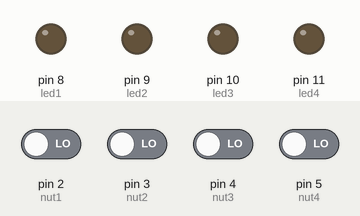
A sketch run on a simulated Arduino Uno, built with avr-gcc and run on an emulated ATmega328P. On the bench: output pins drawn as LEDs (lit = HIGH). The inputs (shaded band) are chosen by the test bench; at power-on: pin 2 (nut1), pin 3 (nut2), pin 4 (nut3), pin 5 (nut4) LOW.

Above: at 1.2 s.
1.3 s: pin 2 (nut1) driven HIGH
At 2.0 s:
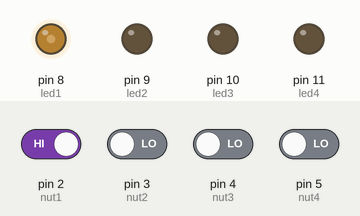
2.8 s: pin 2 (nut1) driven LOW and pin 3 (nut2) driven HIGH
At 3.8 s:
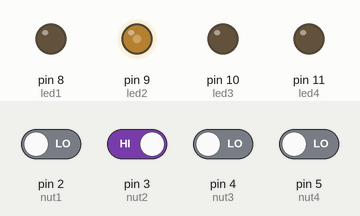
4.3 s: pin 2 (nut1) driven HIGH
At 5.5 s:
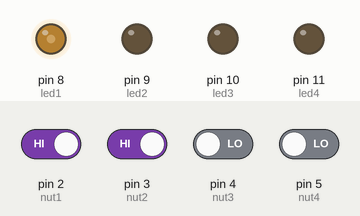
5.8 s: pin 2 (nut1) driven LOW
At 6.1 s:
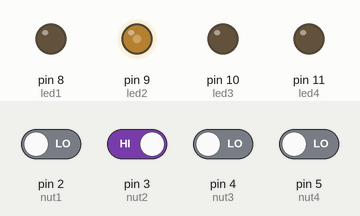
7.3 s: pin 3 (nut2) driven LOW
At 7.7 s:
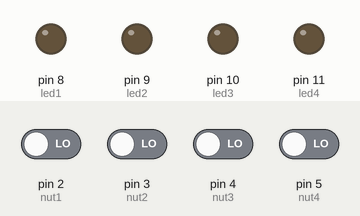
8.8 s: pin 4 (nut3) driven HIGH
At 10.1 s:
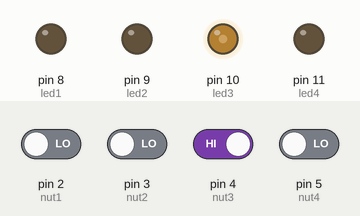
Timing chart, 0 to 11.3 s (numbered marks = the images above; inputs shaded):
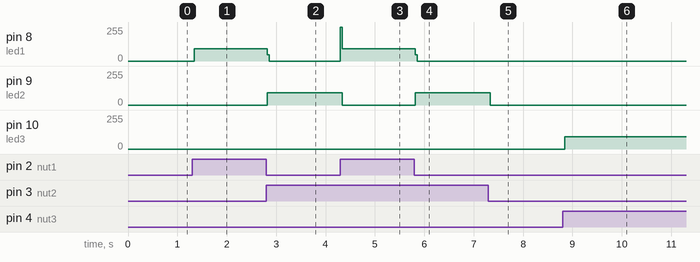

The sketch:

code_bai_12.ino
```cpp
int nut1 = 2, nut2 = 3, nut3 = 4, nut4=5;
int led1 = 8, led2 = 9, led3 = 10, led4=11;
void setup()
{
  pinMode(nut1,INPUT);
  pinMode(nut2,INPUT);
  pinMode(nut3,INPUT);
  pinMode(nut4,INPUT);
  pinMode(led1,OUTPUT);
  pinMode(led2,OUTPUT);
  pinMode(led3,OUTPUT);
  pinMode(led4,OUTPUT);
}
void chedo1()
{
  digitalWrite(led1,HIGH);
  digitalWrite(led2,LOW);
  digitalWrite(led3,LOW);
  digitalWrite(led4,LOW);
}
void chedo2()
{
  digitalWrite(led1,LOW);
  digitalWrite(led2,HIGH);
  digitalWrite(led3,LOW);
  digitalWrite(led4,LOW);
}
void chedo3()
{
  digitalWrite(led1,LOW);
  digitalWrite(led2,LOW);
  digitalWrite(led3,HIGH);
  digitalWrite(led4,LOW);
}
void chedo4()
{
  digitalWrite(led1,LOW);
  digitalWrite(led2,LOW);
  digitalWrite(led3,LOW);
  digitalWrite(led4,HIGH);
}
void loop()
{
  digitalWrite(led1,LOW);
  digitalWrite(led2,LOW);
  digitalWrite(led3,LOW);
  digitalWrite(led4,LOW);
  int trangthainut1 = digitalRead(nut1);
  int trangthainut2 = digitalRead(nut2);
  int trangthainut3 = digitalRead(nut3);
  int trangthainut4 = digitalRead(nut4);
  if(trangthainut1==1)
  {
    chedo1();
  }
  else if (trangthainut2==1)
  {
    chedo2();
  }
  else if (trangthainut3==1)
  {
    chedo3();
  }
  else if(trangthainut4==1)
  {
    chedo4();
  }
}
```

Measured:
- after the input at 1.3 s, pin 8 (led1): 0/255 → 93/255 at once
- after the input at 2.8 s, pin 8 (led1): 93/255 → 0/255 at once; pin 9 (led2): 0/255 → 93/255 at once
- after the input at 4.3 s, pin 8 (led1): 0/255 → 93/255 at once; pin 9 (led2): 93/255 → 0/255 at once
- after the input at 5.8 s, pin 8 (led1): 93/255 → 0/255 at once; pin 9 (led2): 0/255 → 93/255 at once
- after the input at 7.3 s, pin 9 (led2): 93/255 → 0/255 at once
- after the input at 8.8 s, pin 10 (led3): 0/255 → 92/255 at once
